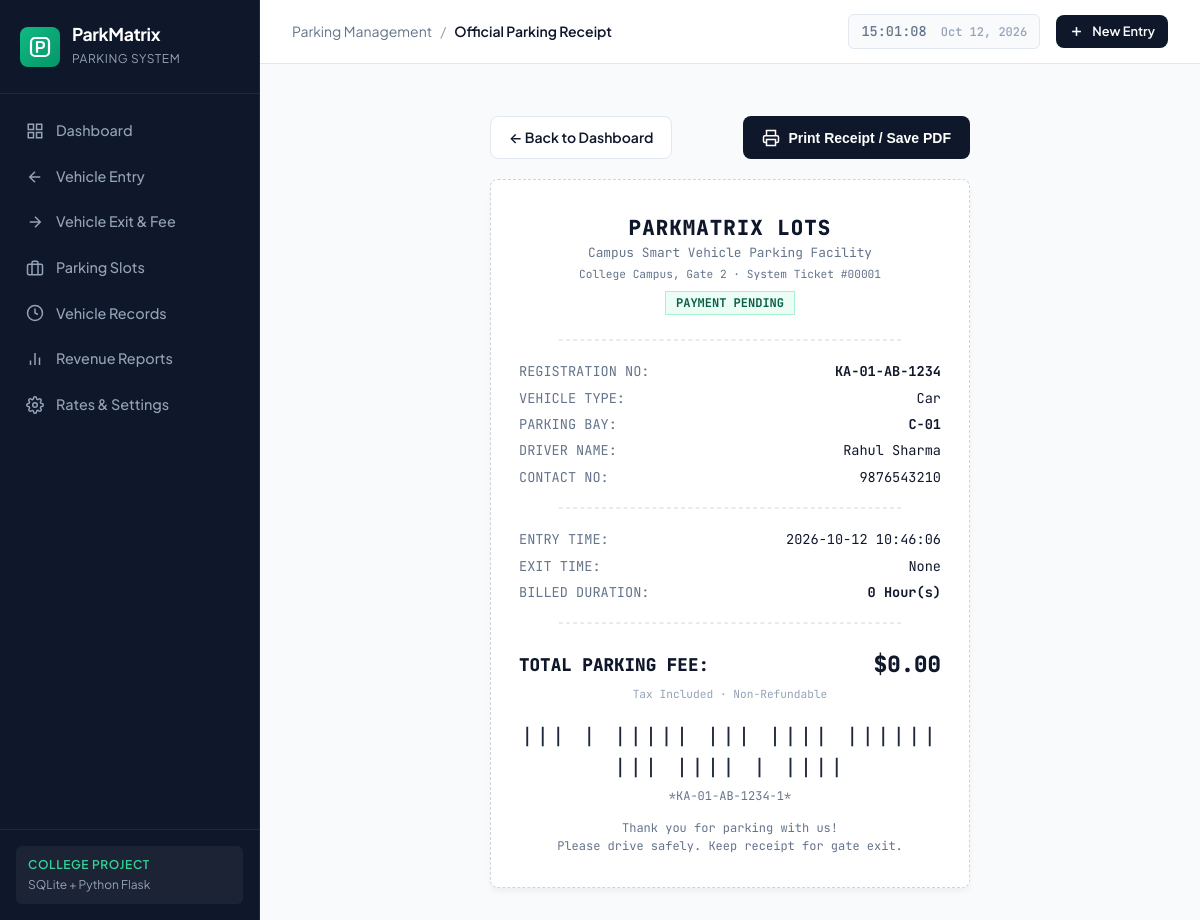
The app's page /receipt/1 with its own data.
### tables this page shows
CREATE TABLE parking_records (
    id INTEGER PRIMARY KEY AUTOINCREMENT,
    reg_number TEXT NOT NULL,
    vehicle_type TEXT NOT NULL,
    owner_name TEXT NOT NULL,
    contact_number TEXT NOT NULL,
    slot_number TEXT NOT NULL,
    entry_time TIMESTAMP NOT NULL,
    exit_time TIMESTAMP,
    duration_hours INTEGER DEFAULT 0,
    fee REAL DEFAULT 0.0,
    payment_status TEXT DEFAULT 'Pending',   -- 'Pending', 'Paid'
    status TEXT NOT NULL DEFAULT 'Active',   -- 'Active', 'Completed'
    created_at TIMESTAMP DEFAULT CURRENT_TIMESTAMP,
    FOREIGN KEY (slot_number) REFERENCES slots(slot_number)
);

### app.py (the view)
@app.route('/receipt/<int:record_id>')
def receipt(record_id):
    record = database.get_record_by_id(record_id)
    if not record:
        flash('Receipt not found for this transaction.', 'danger')
        return redirect(url_for('dashboard'))
    return render_template('receipt.html', record=record)

### database.py (called while the page is built)
def get_db():
    if not os.path.exists(INSTANCE_DIR):
        os.makedirs(INSTANCE_DIR, exist_ok=True)
    conn = sqlite3.connect(DATABASE_PATH)
    conn.row_factory = sqlite3.Row
    conn.execute("PRAGMA foreign_keys = ON;")
    return conn

def get_record_by_id(record_id):
    with get_db() as conn:
        return conn.execute("SELECT * FROM parking_records WHERE id = ?", (record_id,)).fetchone()

### templates/receipt.html (shortened to what this page needs)
{% extends "base.html" %}
{% block page_title %}Official Parking Receipt{% endblock %}
{% block content %}
<div class="receipt-container">
    <div class="receipt-actions-bar no-print">
        <a href="{{ url_for('dashboard') }}" class="btn btn-secondary">
            ← Back to Dashboard
        </a>
        <button onclick="window.print()" class="btn btn-primary">
            <svg width="18" height="18" viewBox="0 0 24 24" fill="none" stroke="currentColor" stroke-width="2">
                <polyline points="6 9 6 2 18 2 18 9"></polyline>
                <path d="M6 18H4a2 2 0 0 1-2-2v-5a2 2 0 0 1 2-2h16a2 2 0 0 1 2 2v5a2 2 0 0 1-2 2h-2"></path>
                <rect x="6" y="14" width="12" height="8"></rect>
            </svg>
            <span>Print Receipt / Save PDF</span>
        </button>
    </div>
    <div class="ticket-card printable-ticket">
        <div class="ticket-header">
            <div class="ticket-brand">
                <h2>PARKMATRIX LOTS</h2>
                <p>Campus Smart Vehicle Parking Facility</p>
                <p class="ticket-address">College Campus, Gate 2 · System Ticket #{{ "%05d"|format(record.id) }}</p>
            </div>
            <div class="ticket-status-pill">
                {% if record.payment_status == 'Paid' %}
                    PAID IN FULL
                {% else %}
                    PAYMENT PENDING
                {% endif %}
            </div>
        </div>
        <div class="ticket-divider">------------------------------------------------</div>
        <div class="ticket-details">
            <div class="ticket-row">
                <span class="label">REGISTRATION NO:</span>
                <span class="value font-mono font-bold">{{ record.reg_number }}</span>
            </div>
            <div class="ticket-row">
                <span class="label">VEHICLE TYPE:</span>
                <span class="value">{{ record.vehicle_type }}</span>
            </div>
            <div class="ticket-row">
                <span class="label">PARKING BAY:</span>
                <span class="value font-mono font-bold">{{ record.slot_number }}</span>
            </div>
            <div class="ticket-row">
                <span class="label">DRIVER NAME:</span>
                <span class="value">{{ record.owner_name }}</span>
            </div>
            <div class="ticket-row">
                <span class="label">CONTACT NO:</span>
                <span class="value font-mono">{{ record.contact_number }}</span>
            </div>
        </div>
        <div class="ticket-divider">------------------------------------------------</div>
        <div class="ticket-details">
            <div class="ticket-row">
                <span class="label">ENTRY TIME:</span>
                <span class="value font-mono">{{ record.entry_time }}</span>
            </div>
            <div class="ticket-row">
                <span class="label">EXIT TIME:</span>
                <span class="value font-mono">{{ record.exit_time }}</span>
            </div>
            <div class="ticket-row">
                <span class="label">BILLED DURATION:</span>
                <span class="value font-mono font-bold">{{ record.duration_hours }} Hour(s)</span>
            </div>
        </div>
        <div class="ticket-divider">------------------------------------------------</div>
        <div class="ticket-total-section">
            <div class="ticket-total-row">
                <span>TOTAL PARKING FEE:</span>
                <span class="ticket-amount font-mono">${{ "%.2f"|format(record.fee) }}</span>
            </div>
            <div class="ticket-tax-note">Tax Included · Non-Refundable</div>
        </div>
        <div class="ticket-barcode">
            <div class="barcode-lines">||| | ||||| ||| |||| |||||| ||| |||| | ||||</div>
            <span class="barcode-num font-mono">*{{ record.reg_number }}-{{ record.id }}*</span>
        </div>
        <div class="ticket-footer">
            <p>Thank you for parking with us!</p>
            <p>Please drive safely. Keep receipt for gate exit.</p>
        </div>
    </div>
</div>
{% endblock %}

### static/css/style.css (style rules this page uses)
:root { --bg-main: #f8fafc; --bg-card: #ffffff; --sidebar-bg: #0f172a; --sidebar-hover: #1e293b; --sidebar-text: #94a3b8; --sidebar-active: #10b981; --text-primary: #0f172a; --text-secondary: #64748b; --text-muted: #94a3b8; --border-subtle: #e2e8f0; --primary: #0f172a; --primary-hover: #1e293b; --accent: #10b981; --accent-hover: #059669; --accent-light: #ecfdf5; --warning: #f59e0b; --warning-light: #fffbeb; --danger: #ef4444; --danger-light: #fef2f2; --info: #3b82f6; --font-sans: 'Plus Jakarta Sans', -apple-system, BlinkMacSystemFont, 'Segoe UI', Roboto, sans-serif; --font-mono: 'JetBrains Mono', monospace; --radius-sm: 6px; --radius-md: 8px; --radius-lg: 12px; }
* { margin: 0; padding: 0; box-sizing: border-box; }
body { font-family: var(--font-sans); background-color: var(--bg-main); color: var(--text-primary); line-height: 1.5; -webkit-font-smoothing: antialiased; }
.btn { display: inline-flex; align-items: center; gap: 8px; padding: 10px 18px; font-size: 0.875rem; font-weight: 600; border-radius: var(--radius-md); text-decoration: none; cursor: pointer; border: 1px solid transparent; transition: all 0.15s ease; white-space: nowrap; }
.btn-primary { background-color: var(--primary); color: #ffffff; }
.btn-secondary { background-color: #ffffff; border-color: var(--border-subtle); color: var(--text-primary); }
.receipt-container { max-width: 480px; margin: 0 auto; }
.receipt-actions-bar { display: flex; justify-content: space-between; margin-bottom: 20px; }
.printable-ticket { background: #ffffff; border: 1px dashed #cbd5e1; border-radius: var(--radius-md); padding: 32px 28px; box-shadow: 0 4px 6px -1px rgba(0, 0, 0, 0.05); font-family: var(--font-mono); }
.ticket-header { text-align: center; margin-bottom: 16px; }
.ticket-brand h2 { font-size: 1.3rem; font-weight: 800; letter-spacing: 0.05em; }
.ticket-brand p { font-size: 0.8rem; color: var(--text-secondary); }
.ticket-address { font-size: 0.7rem !important; margin-top: 4px; }
.ticket-status-pill { display: inline-block; margin-top: 8px; padding: 2px 10px; background: #ecfdf5; color: #065f46; font-size: 0.75rem; font-weight: 700; border: 1px solid #a7f3d0; }
.ticket-divider { color: #cbd5e1; text-align: center; overflow: hidden; margin: 12px 0; font-size: 0.75rem; }
.ticket-details { display: flex; flex-direction: column; gap: 6px; font-size: 0.85rem; }
.ticket-row { display: flex; justify-content: space-between; }
.ticket-row .label { color: var(--text-secondary); }
.ticket-total-section { margin: 16px 0; text-align: center; }
.ticket-total-row { display: flex; justify-content: space-between; align-items: center; font-size: 1.1rem; font-weight: 800; }
.ticket-amount { font-size: 1.4rem; color: #0f172a; }
.ticket-tax-note { font-size: 0.7rem; color: var(--text-muted); margin-top: 4px; }
.ticket-barcode { text-align: center; margin: 18px 0 12px 0; }
.barcode-lines { font-size: 1.3rem; letter-spacing: 3px; color: #1e293b; }
.barcode-num { font-size: 0.75rem; color: var(--text-secondary); }
.ticket-footer { text-align: center; font-size: 0.75rem; color: var(--text-secondary); }
.font-mono { font-family: var(--font-mono); }
.font-bold { font-weight: 700; }

### records on screen
parking_records: id "00001", reg_number "KA-01-AB-1234", vehicle_type "Car", slot_number "C-01", owner_name "Rahul Sharma", contact_number "9876543210", entry_time "2026-10-12 10:46:06", duration_hours "0", fee "0.00", id "1"

### other values on screen
{{ record.exit_time }} "None"
